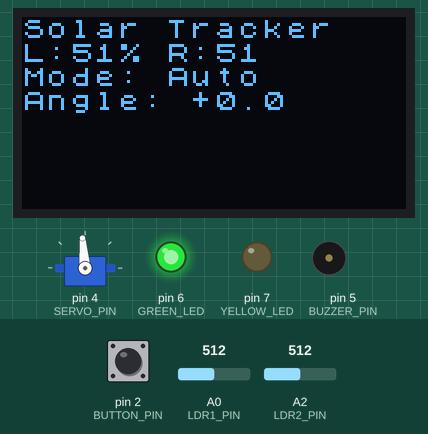
Bench run of a sketch on a simulated Arduino Uno, built with avr-gcc and run on an emulated ATmega328P. On the bench: 128×64 one-colour display, servo, output pins drawn as LEDs (lit = HIGH), buzzer (waves = sounding, pin HIGH). The inputs (shaded band) are chosen by the test bench; at power-on: A0 (LDR1_PIN) = 512, A2 (LDR2_PIN) = 512, pin 2 (BUTTON_PIN) HIGH. What the sketch prints to the serial monitor is not drawn.

Above: at 2.7 s.
2.8 s: A0 (LDR1_PIN) set to 534
At 3.62 s:
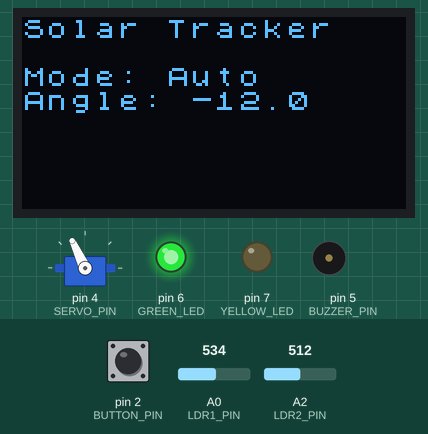
5.5 s: A2 (LDR2_PIN) set to 552
At 5.72 s:
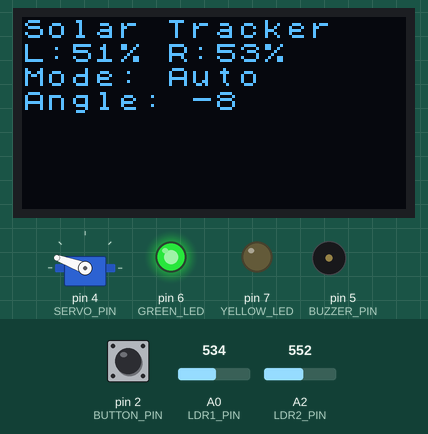
8.5 s: pin 2 (BUTTON_PIN) pulled LOW for 0.15 s
At 8.68 s:
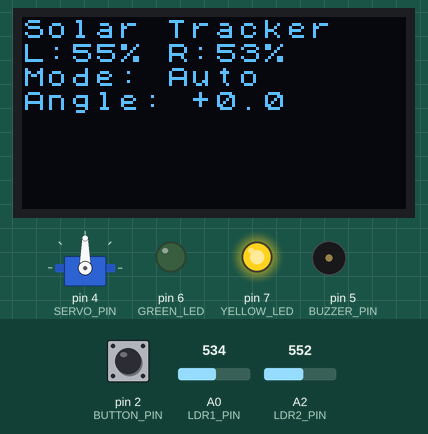
Timing chart, 0 to 11.5 s (numbered marks = the images above; inputs shaded):
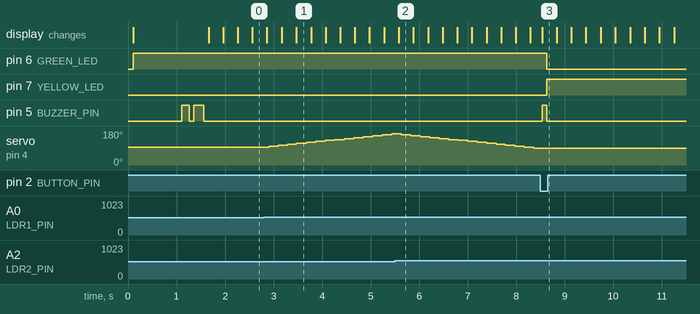

The sketch:

miniProjectWithoutPID.ino
```cpp
#include <Wire.h>
#include <U8x8lib.h>
#include <Servo.h>
#include <IRremote.h>

// === OLED Display ===
U8X8_SSD1306_128X64_NONAME_HW_I2C oled(U8X8_PIN_NONE);

// === Components ===
Servo solarServo;

// === Pin Definitions ===
#define SERVO_PIN     4
#define LDR1_PIN      A0
#define LDR2_PIN      A2
#define BUTTON_PIN    2
#define GREEN_LED     6
#define YELLOW_LED    7
#define BUZZER_PIN    5
#define IR_PIN        3

#define IR_LEFT   0xF40B0707
#define IR_RIGHT  0xF8070707

// === Servo Calibration ===
const int PHYS_MIN = 25;
const int PHYS_MAX = 165;
const int PHYS_MID = 95;

int currentPulse = PHYS_MID;
bool autoMode = true;
bool lastButtonState = HIGH;
unsigned long lastDebounceTime = 0;
const unsigned long debounceDelay = 200;

// === Function to Convert Pulse Width to Display Angle (°) ===
float pulseToAngle(int pulse) {
  return map(pulse, PHYS_MIN, PHYS_MAX, 90, -90);
}

// === Read LDR as Percent (0–100%) ===
int readLDRPercent(int pin) {
  return constrain(map(analogRead(pin), 50, 950, 0, 100), 0, 100);
}

// === Beep Feedback ===
void playStartupBeep() {
  digitalWrite(BUZZER_PIN, HIGH); delay(150);
  digitalWrite(BUZZER_PIN, LOW);  delay(100);
  digitalWrite(BUZZER_PIN, HIGH); delay(200);
  digitalWrite(BUZZER_PIN, LOW);
}

void playToggleBeep() {
  digitalWrite(BUZZER_PIN, HIGH); delay(100);
  digitalWrite(BUZZER_PIN, LOW);
}

void setup() {
  Serial.begin(115200);
  Wire.begin();
  oled.begin();
  oled.setFont(u8x8_font_chroma48medium8_r);
  oled.clear();
  oled.drawString(0, 0, "Solar Tracker");

  pinMode(BUTTON_PIN, INPUT_PULLUP);
  pinMode(GREEN_LED, OUTPUT);
  pinMode(YELLOW_LED, OUTPUT);
  pinMode(BUZZER_PIN, OUTPUT);
  digitalWrite(BUZZER_PIN, LOW);

  IrReceiver.begin(IR_PIN, ENABLE_LED_FEEDBACK);
  solarServo.attach(SERVO_PIN);
  solarServo.write(PHYS_MID);

  digitalWrite(GREEN_LED, HIGH);
  digitalWrite(YELLOW_LED, LOW);

  delay(1000);
  playStartupBeep();
}

void loop() {
  static unsigned long lastSendTime = 0;
  const unsigned long sendInterval = 20;

  handleModeToggle();
  digitalWrite(GREEN_LED, autoMode);
  digitalWrite(YELLOW_LED, !autoMode);

  int ldr2 = readLDRPercent(LDR1_PIN);  // Right sensor
  int ldr1 = readLDRPercent(LDR2_PIN);  // Left sensor
  float currentAngle = pulseToAngle(currentPulse);

  if (autoMode) {
    if (ldr1 > ldr2) currentPulse -= 5;
    else if (ldr2 > ldr1) currentPulse += 5;

    currentPulse = constrain(currentPulse, PHYS_MIN, PHYS_MAX);
    solarServo.write(currentPulse);
  } else {
    if (IrReceiver.decode()) {
      uint32_t code = IrReceiver.decodedIRData.decodedRawData;
      if (code == IR_LEFT)  currentPulse -= 5;
      if (code == IR_RIGHT) currentPulse += 5;

      currentPulse = constrain(currentPulse, PHYS_MIN, PHYS_MAX);
      solarServo.write(currentPulse);
      IrReceiver.resume();
    }
  }

  updateOLED(ldr1, ldr2, currentAngle);

  if (millis() - lastSendTime >= sendInterval) {
    Serial.print(millis()); Serial.print(",");
    Serial.print(ldr1); Serial.print(",");
    Serial.print(ldr2); Serial.print(",");
    Serial.print(currentAngle, 1); Serial.print(",");
    Serial.print(0); Serial.print(",");  // No PID
    Serial.println(autoMode ? '1' : '0');
    lastSendTime = millis();
  }
}

void handleModeToggle() {
  bool reading = digitalRead(BUTTON_PIN);
  if (reading == LOW && lastButtonState == HIGH &&
      millis() - lastDebounceTime > debounceDelay) {
    autoMode = !autoMode;
    lastDebounceTime = millis();
    playToggleBeep();
  }
  lastButtonState = reading;
}

void updateOLED(int ldr1, int ldr2, float angle) {
  oled.clearLine(1); oled.setCursor(0, 1);
  oled.print("L:"); oled.print(ldr1); oled.print("% R:"); oled.print(ldr2); oled.print("%");

  oled.clearLine(2); oled.setCursor(0, 2);
  oled.print("Mode: "); oled.print(autoMode ? "Auto" : "Manual");

  oled.clearLine(3); oled.setCursor(0, 3);
  oled.print("Angle: ");
  if (angle >= 0) oled.print("+");
  oled.print(angle, 1); oled.print((char)176); oled.print("   ");
}
```

Measured:
- the behaviour switches between 517 and 518 on A0 (LDR1_PIN) (found by bisection; images 0 and 1)
- the behaviour switches between 535 and 536 on A2 (LDR2_PIN) (found by bisection; images 1 and 2)
- after the input at 2.8 s, servo on pin 4 (SERVO_PIN): moves from 95° to 165° over 2.5 s, starting after 0.11 s
- after the input at 5.5 s, servo on pin 4 (SERVO_PIN): moves from 165° to 90° over 2.7 s, starting after 0.13 s
- after the input at 8.5 s, pin 6 (GREEN_LED): HIGH → LOW after 0.13 s; pin 7 (YELLOW_LED): LOW → HIGH after 0.13 s; pin 5 (BUZZER_PIN): LOW → HIGH at once, → LOW 0.10 s later; servo on pin 4 (SERVO_PIN): stays 90° (without the input it goes to 85° after 0.05 s)
